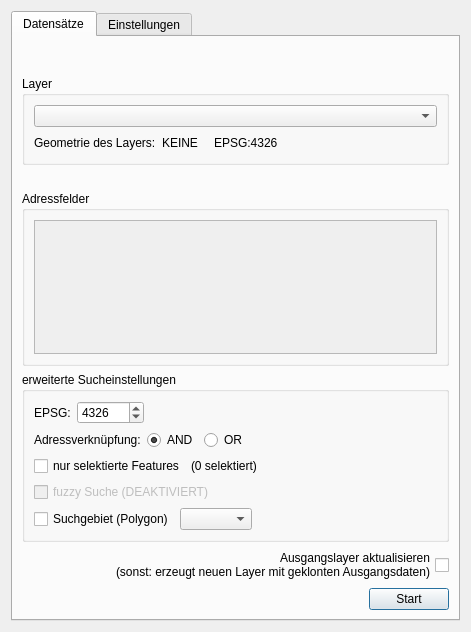
<?xml version="1.0" encoding="UTF-8"?>
<ui version="4.0">
 <class>BKGGeocoderDialogBase</class>
 <widget class="QDialog" name="BKGGeocoderDialogBase">
  <property name="windowModality">
   <enum>Qt::ApplicationModal</enum>
  </property>
  <property name="geometry">
   <rect>
    <x>0</x>
    <y>0</y>
    <width>471</width>
    <height>632</height>
   </rect>
  </property>
  <property name="windowTitle">
   <string>BKG Geocoder</string>
  </property>
  <layout class="QVBoxLayout" name="verticalLayout">
   <item>
    <widget class="QTabWidget" name="main_tabs">
     <property name="enabled">
      <bool>true</bool>
     </property>
     <property name="currentIndex">
      <number>0</number>
     </property>
     <widget class="QWidget" name="tab_3">
      <attribute name="title">
       <string>Datensätze</string>
      </attribute>
      <layout class="QVBoxLayout" name="verticalLayout_4">
       <item>
        <spacer name="verticalSpacer_15">
         <property name="orientation">
          <enum>Qt::Vertical</enum>
         </property>
         <property name="sizeType">
          <enum>QSizePolicy::Fixed</enum>
         </property>
         <property name="sizeHint" stdset="0">
          <size>
           <width>20</width>
           <height>30</height>
          </size>
         </property>
        </spacer>
       </item>
       <item>
        <widget class="QGroupBox" name="layer_group">
         <property name="title">
          <string>Layer</string>
         </property>
         <layout class="QVBoxLayout" name="verticalLayout_6">
          <item>
           <widget class="QComboBox" name="layer_combo"/>
          </item>
          <item>
           <layout class="QHBoxLayout" name="horizontalLayout_3">
            <item>
             <widget class="QLabel" name="label_4">
              <property name="text">
               <string>Geometrie des Layers:</string>
              </property>
             </widget>
            </item>
            <item>
             <widget class="QLabel" name="geometry_label">
              <property name="text">
               <string>KEINE</string>
              </property>
             </widget>
            </item>
            <item>
             <spacer name="horizontalSpacer_4">
              <property name="orientation">
               <enum>Qt::Horizontal</enum>
              </property>
              <property name="sizeType">
               <enum>QSizePolicy::Fixed</enum>
              </property>
              <property name="sizeHint" stdset="0">
               <size>
                <width>10</width>
                <height>0</height>
               </size>
              </property>
             </spacer>
            </item>
            <item>
             <widget class="QLabel" name="crs_label">
              <property name="text">
               <string>EPSG:4326</string>
              </property>
             </widget>
            </item>
            <item>
             <spacer name="horizontalSpacer_9">
              <property name="orientation">
               <enum>Qt::Horizontal</enum>
              </property>
              <property name="sizeHint" stdset="0">
               <size>
                <width>40</width>
                <height>20</height>
               </size>
              </property>
             </spacer>
            </item>
           </layout>
          </item>
         </layout>
        </widget>
       </item>
       <item>
        <spacer name="verticalSpacer_17">
         <property name="orientation">
          <enum>Qt::Vertical</enum>
         </property>
         <property name="sizeType">
          <enum>QSizePolicy::Fixed</enum>
         </property>
         <property name="sizeHint" stdset="0">
          <size>
           <width>20</width>
           <height>20</height>
          </size>
         </property>
        </spacer>
       </item>
       <item>
        <widget class="QGroupBox" name="mapping_group">
         <property name="title">
          <string>Adressfelder</string>
         </property>
         <layout class="QGridLayout" name="gridLayout_11">
          <item row="0" column="0">
           <widget class="QScrollArea" name="scrollArea">
            <property name="minimumSize">
             <size>
              <width>0</width>
              <height>0</height>
             </size>
            </property>
            <property name="widgetResizable">
             <bool>true</bool>
            </property>
            <widget class="QWidget" name="scrollAreaWidgetContents">
             <property name="geometry">
              <rect>
               <x>0</x>
               <y>0</y>
               <width>407</width>
               <height>151</height>
              </rect>
             </property>
             <layout class="QGridLayout" name="gridLayout">
              <item row="1" column="0">
               <spacer name="horizontalSpacer_6">
                <property name="orientation">
                 <enum>Qt::Horizontal</enum>
                </property>
                <property name="sizeType">
                 <enum>QSizePolicy::Fixed</enum>
                </property>
                <property name="sizeHint" stdset="0">
                 <size>
                  <width>5</width>
                  <height>20</height>
                 </size>
                </property>
               </spacer>
              </item>
              <item row="1" column="1">
               <layout class="QVBoxLayout" name="mapping_layout"/>
              </item>
              <item row="2" column="2">
               <spacer name="verticalSpacer_2">
                <property name="orientation">
                 <enum>Qt::Vertical</enum>
                </property>
                <property name="sizeHint" stdset="0">
                 <size>
                  <width>20</width>
                  <height>40</height>
                 </size>
                </property>
               </spacer>
              </item>
              <item row="1" column="2">
               <spacer name="horizontalSpacer_5">
                <property name="orientation">
                 <enum>Qt::Horizontal</enum>
                </property>
                <property name="sizeHint" stdset="0">
                 <size>
                  <width>40</width>
                  <height>20</height>
                 </size>
                </property>
               </spacer>
              </item>
              <item row="0" column="2">
               <spacer name="verticalSpacer_3">
                <property name="orientation">
                 <enum>Qt::Vertical</enum>
                </property>
                <property name="sizeType">
                 <enum>QSizePolicy::Fixed</enum>
                </property>
                <property name="sizeHint" stdset="0">
                 <size>
                  <width>20</width>
                  <height>5</height>
                 </size>
                </property>
               </spacer>
              </item>
             </layout>
            </widget>
           </widget>
          </item>
         </layout>
        </widget>
       </item>
       <item>
        <widget class="QGroupBox" name="groupBox">
         <property name="title">
          <string>erweiterte Sucheinstellungen</string>
         </property>
         <layout class="QVBoxLayout" name="verticalLayout_2">
          <item>
           <layout class="QHBoxLayout" name="horizontalLayout_5">
            <item>
             <widget class="QLabel" name="label_5">
              <property name="text">
               <string>EPSG:</string>
              </property>
             </widget>
            </item>
            <item>
             <widget class="QSpinBox" name="epsg_spin">
              <property name="minimum">
               <number>1000</number>
              </property>
              <property name="maximum">
               <number>999999999</number>
              </property>
              <property name="value">
               <number>4326</number>
              </property>
             </widget>
            </item>
            <item>
             <spacer name="horizontalSpacer_8">
              <property name="orientation">
               <enum>Qt::Horizontal</enum>
              </property>
              <property name="sizeHint" stdset="0">
               <size>
                <width>40</width>
                <height>20</height>
               </size>
              </property>
             </spacer>
            </item>
           </layout>
          </item>
          <item>
           <layout class="QHBoxLayout" name="horizontalLayout_4">
            <item>
             <widget class="QLabel" name="label_3">
              <property name="text">
               <string>Adressverknüpfung:</string>
              </property>
             </widget>
            </item>
            <item>
             <widget class="QRadioButton" name="and_radio">
              <property name="text">
               <string>AND</string>
              </property>
              <property name="checked">
               <bool>true</bool>
              </property>
              <attribute name="buttonGroup">
               <string notr="true">buttonGroup</string>
              </attribute>
             </widget>
            </item>
            <item>
             <widget class="QRadioButton" name="or_radio">
              <property name="text">
               <string>OR</string>
              </property>
              <attribute name="buttonGroup">
               <string notr="true">buttonGroup</string>
              </attribute>
             </widget>
            </item>
            <item>
             <spacer name="horizontalSpacer_7">
              <property name="orientation">
               <enum>Qt::Horizontal</enum>
              </property>
              <property name="sizeHint" stdset="0">
               <size>
                <width>40</width>
                <height>20</height>
               </size>
              </property>
             </spacer>
            </item>
           </layout>
          </item>
          <item>
           <layout class="QHBoxLayout" name="horizontalLayout_2">
            <item>
             <widget class="QCheckBox" name="selected_only_check">
              <property name="text">
               <string>nur selektierte Features</string>
              </property>
              <property name="checked">
               <bool>false</bool>
              </property>
             </widget>
            </item>
            <item>
             <widget class="QLabel" name="n_selected_label">
              <property name="text">
               <string>(0 selektiert)</string>
              </property>
             </widget>
            </item>
            <item>
             <spacer name="horizontalSpacer_3">
              <property name="orientation">
               <enum>Qt::Horizontal</enum>
              </property>
              <property name="sizeHint" stdset="0">
               <size>
                <width>40</width>
                <height>20</height>
               </size>
              </property>
             </spacer>
            </item>
           </layout>
          </item>
          <item>
           <widget class="QCheckBox" name="fuzzy_check">
            <property name="enabled">
             <bool>false</bool>
            </property>
            <property name="text">
             <string>fuzzy Suche (DEAKTIVIERT)</string>
            </property>
           </widget>
          </item>
          <item>
           <layout class="QHBoxLayout" name="horizontalLayout_6">
            <item>
             <widget class="QCheckBox" name="area_check">
              <property name="text">
               <string>Suchgebiet (Polygon)</string>
              </property>
             </widget>
            </item>
            <item>
             <widget class="QComboBox" name="area_combo"/>
            </item>
            <item>
             <spacer name="horizontalSpacer_10">
              <property name="orientation">
               <enum>Qt::Horizontal</enum>
              </property>
              <property name="sizeHint" stdset="0">
               <size>
                <width>40</width>
                <height>20</height>
               </size>
              </property>
             </spacer>
            </item>
           </layout>
          </item>
         </layout>
        </widget>
       </item>
       <item>
        <widget class="QCheckBox" name="join_source_check">
         <property name="enabled">
          <bool>true</bool>
         </property>
         <property name="layoutDirection">
          <enum>Qt::RightToLeft</enum>
         </property>
         <property name="text">
          <string>Ausgangslayer aktualisieren 
(sonst: erzeugt neuen Layer mit geklonten Ausgangsdaten)</string>
         </property>
        </widget>
       </item>
       <item>
        <layout class="QHBoxLayout" name="horizontalLayout">
         <item>
          <spacer name="horizontalSpacer">
           <property name="orientation">
            <enum>Qt::Horizontal</enum>
           </property>
           <property name="sizeHint" stdset="0">
            <size>
             <width>40</width>
             <height>20</height>
            </size>
           </property>
          </spacer>
         </item>
         <item>
          <widget class="QPushButton" name="start_button">
           <property name="text">
            <string>Start</string>
           </property>
          </widget>
         </item>
        </layout>
       </item>
      </layout>
     </widget>
     <widget class="QWidget" name="tab_5">
      <attribute name="title">
       <string>Einstellungen</string>
      </attribute>
      <layout class="QVBoxLayout" name="verticalLayout_5">
       <item>
        <widget class="QGroupBox" name="groupBox_3">
         <property name="title">
          <string>BKG Geocoding API</string>
         </property>
         <layout class="QVBoxLayout" name="verticalLayout_3">
          <item>
           <widget class="QLabel" name="label">
            <property name="text">
             <string>URL</string>
            </property>
           </widget>
          </item>
          <item>
           <widget class="QLineEdit" name="url_edit"/>
          </item>
          <item>
           <widget class="QLabel" name="label_2">
            <property name="text">
             <string>API key</string>
            </property>
           </widget>
          </item>
          <item>
           <widget class="QLineEdit" name="api_key_edit"/>
          </item>
         </layout>
        </widget>
       </item>
       <item>
        <layout class="QHBoxLayout" name="horizontalLayout_11">
         <item>
          <spacer name="horizontalSpacer_2">
           <property name="orientation">
            <enum>Qt::Horizontal</enum>
           </property>
           <property name="sizeHint" stdset="0">
            <size>
             <width>40</width>
             <height>20</height>
            </size>
           </property>
          </spacer>
         </item>
         <item>
          <widget class="QPushButton" name="save_settings_button">
           <property name="text">
            <string>Einstellungen übernehmen</string>
           </property>
          </widget>
         </item>
        </layout>
       </item>
       <item>
        <spacer name="verticalSpacer">
         <property name="orientation">
          <enum>Qt::Vertical</enum>
         </property>
         <property name="sizeHint" stdset="0">
          <size>
           <width>20</width>
           <height>40</height>
          </size>
         </property>
        </spacer>
       </item>
      </layout>
     </widget>
    </widget>
   </item>
  </layout>
 </widget>
 <resources/>
 <connections/>
 <buttongroups>
  <buttongroup name="buttonGroup"/>
 </buttongroups>
</ui>
